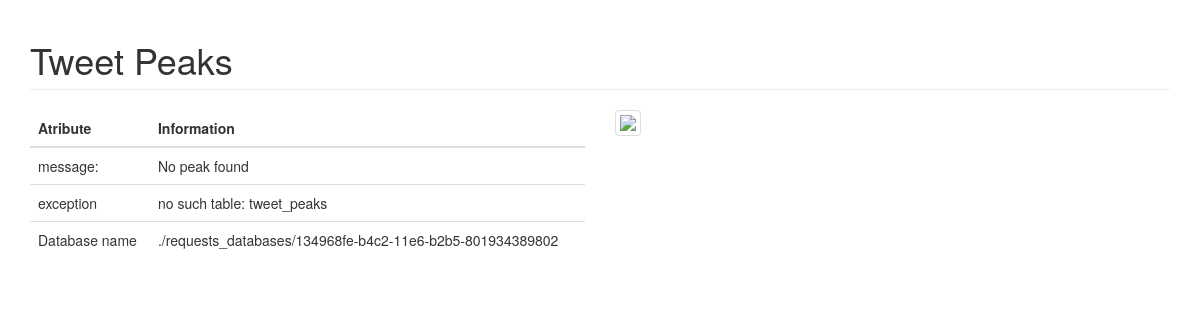
Before: / with the older database file.
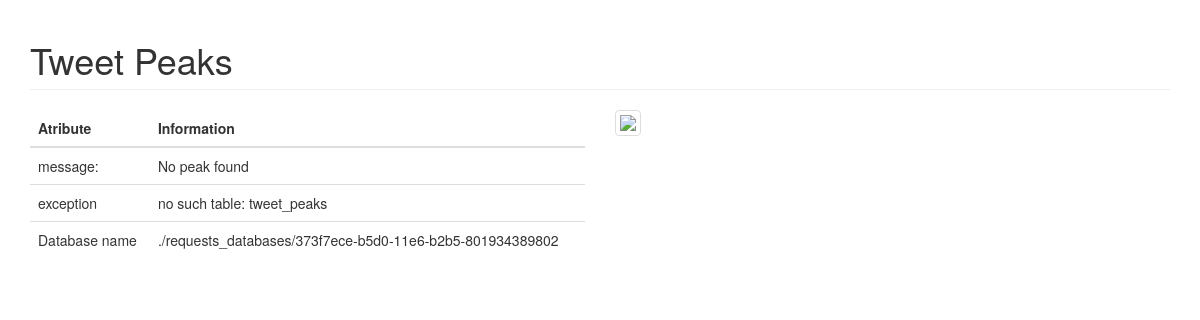
After: the same page with the newer database file.
### tables this page shows
CREATE TABLE requests(
                            request_id INTEGER PRIMARY KEY,
                            created_at TEXT,
                            track_list TEXT,
                            languages TEXT,
                            locations TEXT,
                            minimum_tweet_per_sec TEXT,
                            time_frame TEXT,
                            peak_detection_sensibility TEXT,
                            analysis_sample_size TEXT,
                            db_tweets_name TEXT);

### flask_app.py (the view)
@app.route("/")
def latest_peak():
    db_request_obj = DbFunctions.DbRequests()
    tweets_db_name = db_request_obj.get_last_execution()
    conn = sql.connect(tweets_db_name+'.db')
    conn.row_factory = sql.Row
    try:
        with conn:
            data = dict(list(conn.execute('select * from tweet_peaks ORDER by peak_datetime desc limit 1'))[0])
            data["Database name"] = tweets_db_name
        db_name = tweets_db_name.split("/")[2]
        img_name = db_name+"_"+data["peak_datetime"] + data["hashtag"]+".png"
        data["img_url"] = img_name
    except Exception as e:
        data = {"message: ": "No peak found",
                "exception": e,
                "Database name": tweets_db_name}
    return render_template('twitter_app.html', data=data)

### helpers/DbFunctions.py (called while the page is built)
    def get_last_execution(self):
        query = "select db_tweets_name from requests order by request_id desc limit 1;"
        with sql.connect('./{}.db'.format(self.name)) as conn:
            proc_data = conn.execute(query)
            name = proc_data.fetchall()
        return name[0][0]

### templates/twitter_app.html (shortened to what this page needs)
<!DOCTYPE html>
<html lang="en">
<head>
    <link rel="stylesheet" href="https://maxcdn.bootstrapcdn.com/bootstrap/3.3.6/css/bootstrap.min.css"
>
</head>
<body>
<div class="container">
    <div class="row">
        <div class="col-lg-12">
            <h1 class="page-header">Tweet Peaks</h1>
        </div>
        <div class="col-sm-6">
            <table class="table">
                <thead>
                    <th>Atribute</th>
                    <th>Information</th>
                </thead>
                <tbody>
                    {% for key, value in data.items(): %}
                        {% if key != "img_url" %}
                                <td>{{ key }}</td>
                                <td>{{ value }}</td>
                        {% endif %}
                    {% endfor %}
                </tbody>
            </table>
        </div>
        <div class="col-sm-6">
            <img class="img-thumbnail" src=" {{url_for('static', filename=data['img_url'])}}">
        </div>
    </div>
</div>
</body>
</html>

Changed rows visible on the page:
no longer on this page (row unchanged): requests: key "Database name", db_tweets_name "./requests_databases/134968fe-b4c2-11e6-b2b5-801934389802"
added requests: key "Database name", db_tweets_name "./requests_databases/373f7ece-b5d0-11e6-b2b5-801934389802"
